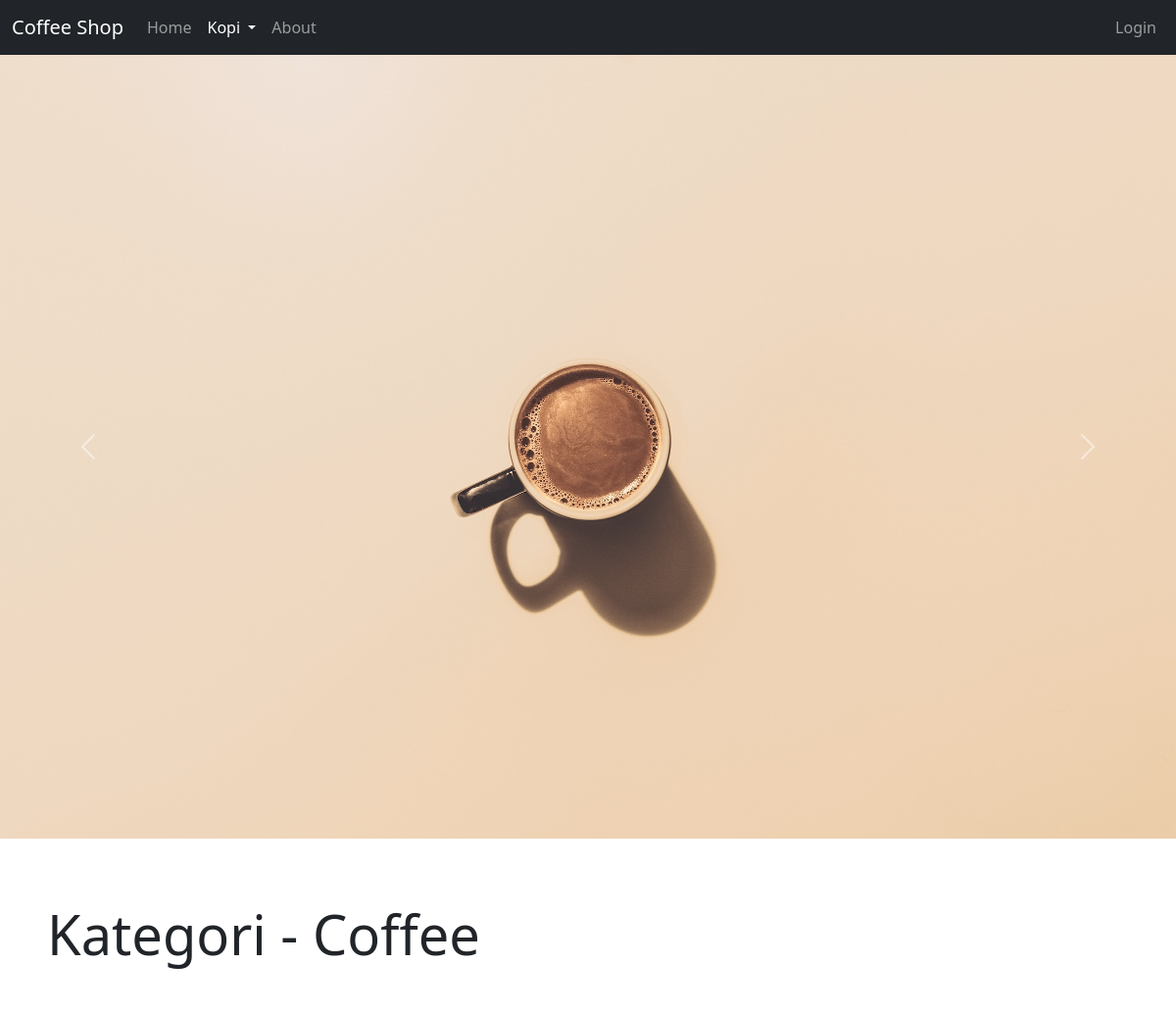
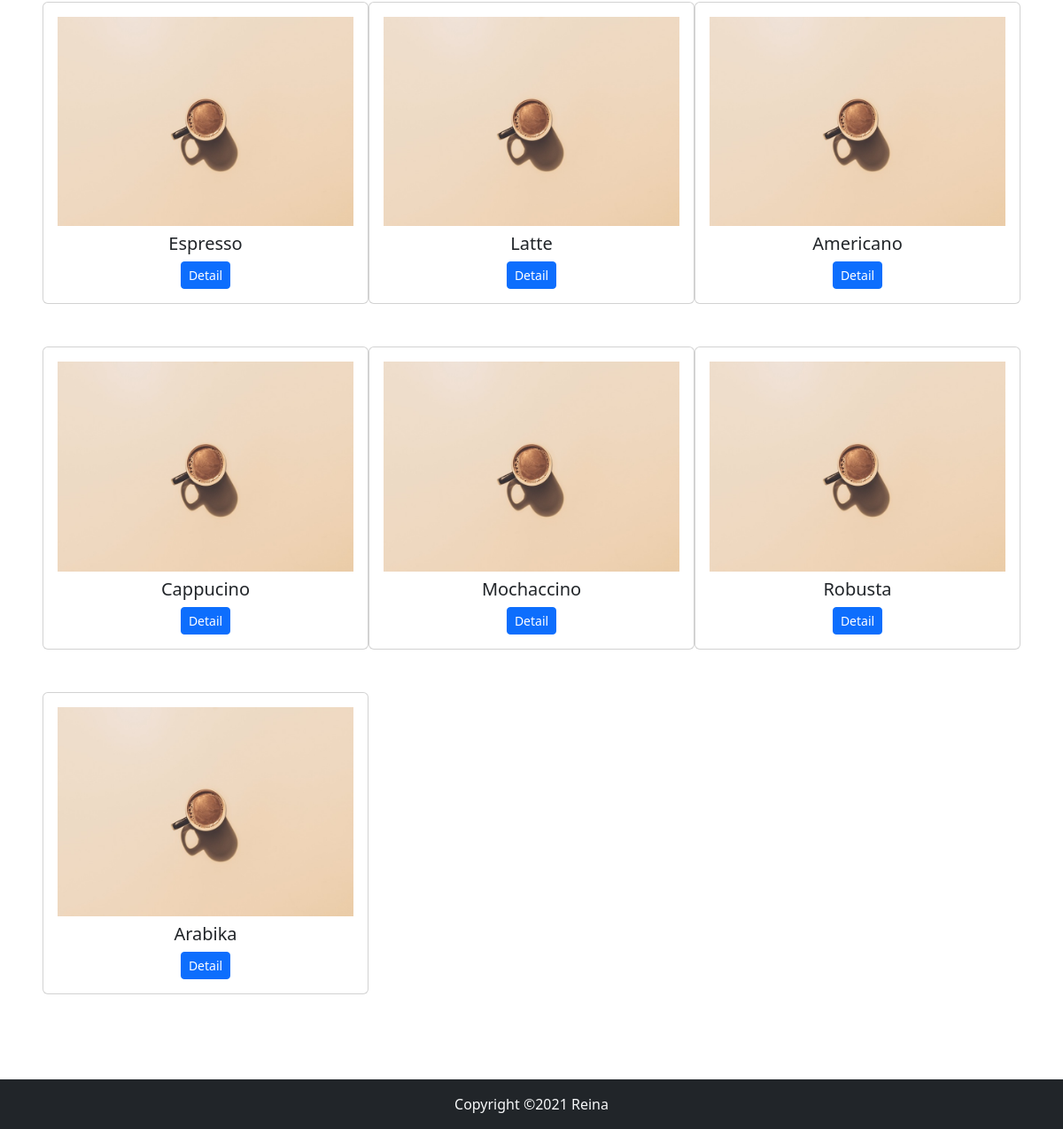
Page /public/binatang.php?id_kategori=3 on the committed database (2 pictures, top to bottom).
### tables this page shows
CREATE TABLE `kategori` (
  `id_kategori` int(11) NOT NULL,
  `nama_kategori` varchar(50) NOT NULL
);

CREATE TABLE `binatang` (
  `id_binatang` int(11) NOT NULL,
  `nama_binatang` varchar(50) NOT NULL,
  `keterangan_binatang` text NOT NULL,
  `gambar` varchar(100) NOT NULL,
  `id_kategori` int(11) NOT NULL
);

### functions/functions.php (called while the page is built, shortened)
<?php
$conn =mysqli_connect("localhost","root","","coffeeshop");
function query($query){
    global $conn;
    $result =mysqli_query($conn, $query);
    $rows = [];
    while( $row = mysqli_fetch_assoc($result)){
        $rows[] = $row;
    }
    return $rows;
}

### public/binatang.php (the view, shortened to what this page needs)
<?php
include_once "header.php";
include_once "../functions/functions.php";
$kategori = $_GET['id_kategori'];
$binatang = query("SELECT * FROM binatang JOIN kategori ON binatang.id_kategori = kategori.id_kategori WHERE kategori.id_kategori = $kategori");
$nama_kategori = query("SELECT nama_kategori FROM kategori WHERE id_kategori = $kategori")[0];
?>
      <div class="w-100 vh-100" id="home">
        <div id="carouselExample" class="carousel slide carousel-fade h-100">
            <div class="carousel-inner h-100">
                <div class="carousel-item h-100 active">
                    <img src="../img/kopi1.jpg" class="d-block w-100 h-70 object-fit-cover" alt="Gambar 1">
                </div>
            </div>
            <button class="carousel-control-prev" type="button" data-bs-target="#carouselExample" data-bs-slide="prev">
                <span class="carousel-control-prev-icon" aria-hidden="true"></span>
            </button>
            <button class="carousel-control-next" type="button" data-bs-target="#carouselExample" data-bs-slide="next">
                <span class="carousel-control-next-icon" aria-hidden="true"></span>
            </button>
        </div>
    </div>
            <div class="row">
                <div class="col-12 p-5">
                <h1 class="display-4 mt-3 mb-5"> Kategori - <?= $nama_kategori['nama_kategori']?></h1>
                <div class="row ">
                  <?php foreach($binatang as $row):?>
                    <div class="col-md-4 mb-5">
                        <div class="card">
                            <div class="card-body text-center">
                                <img src="../img/<?= $row['gambar']?>" alt="" class="img-fluid" >
                            <h5 class="m-0 text-center mt-2"> <?= $row['nama_binatang']?></h5>
                            <button class="btn btn-primary btn-sm mt-2 detail" data-nama="<?= $row['nama_binatang']?>" data-keterangan="<?= $row['keterangan_binatang']?>" data-img="<?= $row['gambar']?>" data-kategori="<?=$row['nama_kategori']?>"> Detail</button>
                            </div>
                        </div>
                    </div>
                    <?php endforeach; ?>
                </div>
                </div>
                </div>
<?php
include_once "footer.php"
?>

### css/public.style.css (style rules this page uses)
.row { margin-right: 0; margin-left: 0; }
.row > div { padding-left: 0; padding-right: 0; }

### rows in the picture
kategori: nama_kategori "Coffee"
binatang: gambar (picture), nama_binatang "Espresso"
binatang: gambar (picture), nama_binatang "Latte"
binatang: gambar (picture), nama_binatang "Americano"
binatang: gambar (picture), nama_binatang "Cappucino"
binatang: gambar (picture), nama_binatang "Mochaccino"
binatang: gambar (picture), nama_binatang "Robusta"
binatang: gambar (picture), nama_binatang "Arabika"
